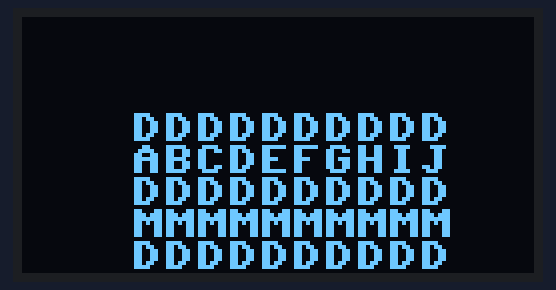
The program below on a simulated ESP32 board running MicroPython. Parts: 128×64 one-colour display. What the program prints to the serial console is not drawn. At 0.1 s the program stops and its outputs stay as they are.

Above: at 0.1 s.

The program:

display.py
```python
# específico para display 72x40 no ESP32 supermini com display embutido
import config
from machine import Pin, I2C
i2c=I2C(0, scl=Pin(6), sda=Pin(5)) # ok, neste ESP os pinos são 5 e 6

print('Scan i2c bus...')
devices = i2c.scan()  # ok, ele acha o display em 0x3c

if len(devices) == 0:
  print("No i2c device !")
else:
  print('i2c devices found:',len(devices))

  for device in devices:
    print("Decimal address: ",device," | Hexa address: ",hex(device))

import ssd1306
config.disp=ssd1306.SSD1306_I2C(128, 64, i2c) # https://goldenmorninglcd.com/pt/exibi%C3%A7%C3%A3o-oled/0.42-polegadas-oled-72x40-ssd1306-branco-gme7240-01/

# mess is a string
def message(mess) :
  config.messages=mess
  try:
    config.disp.fill(0)
    lin=0
    lenM=len(mess)
    for i in range(0,lenM,9) :
      config.disp.text(mess[i:i+9], 27, 24+lin,1)
      lin=(lin+8)%40
    config.disp.show()
  except AttributeError as e:
    print(f"{e} ocurred when trying to message display. Probably display is not attached to devboard.")

config.disp.text("DDDDDDDDDD", 27, 24, 1)
config.disp.text("ABCDEFGHIJ", 27, 32, 1)
config.disp.text("DDDDDDDDDD", 27, 40, 1)
config.disp.text("MMMMMMMMMM", 27, 48, 1)
config.disp.text("DDDDDDDDDD", 27, 56, 1)
config.disp.show()
```

config.py
```python
"""
O que é:
  Arquivo de definição de variáveis globais
O que faz:
  Cria variáveis globais (ao aplicativo) Algumas podem
  ser configuradas pelo usuário, outras são internas ao
  programa e são apropriadamente inicializadas durante a
  execução do programa.
O que espera-se que esteja neste arquivo:
  Definição das variáveis globais ao aplicativo.
"""

# User configured global variables (this package users may modify)
# wifi_id = 'lab8'               # nome da rede
# wifi_password = 'lab8arduino'  # senha da rede
wifi_id = 'aula'               # nome da rede
wifi_password = 'aula1234'  # senha da rede
myhostname = 'dv01'            # nome do dispositivo

# Program internal global variables (this package users should not modify)
disp=None       # handle for the display
led=None        # handle for a led
wifi_if=None    # handle for the wifi interface
app=None        # handle for Microdot application (web server)
messages=None   # message currently displayed
```
